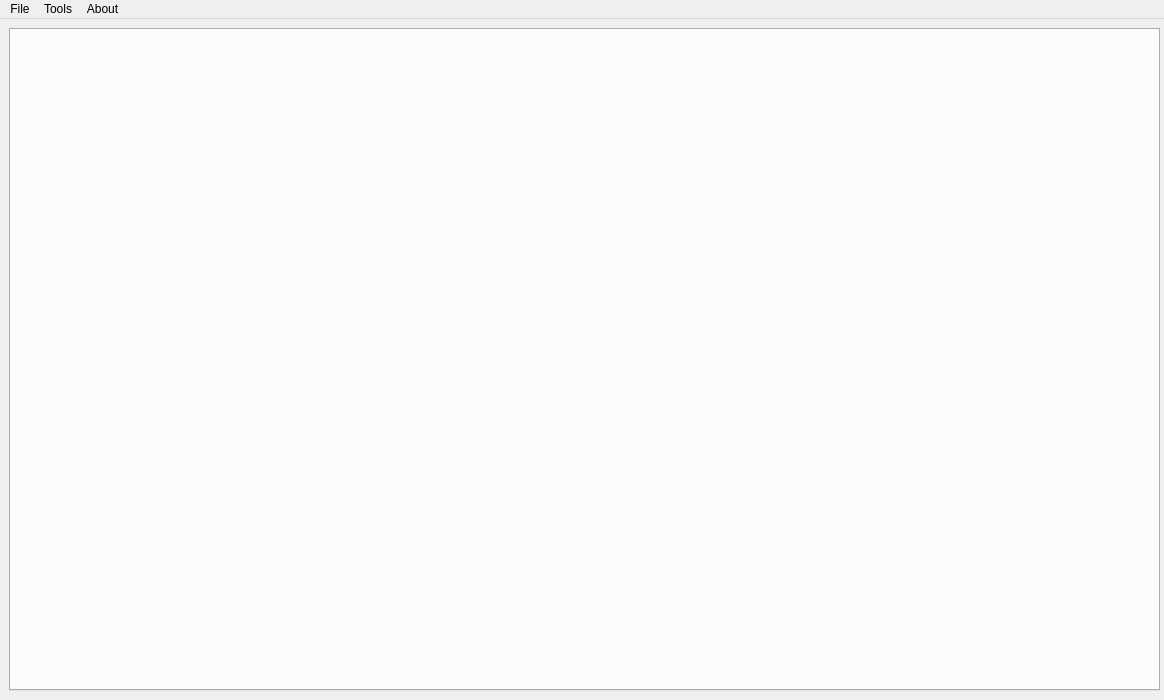
<?xml version="1.0" encoding="UTF-8"?>
<ui version="4.0">
 <class>SpoolMainWindow</class>
 <widget class="QMainWindow" name="SpoolMainWindow">
  <property name="windowModality">
   <enum>Qt::NonModal</enum>
  </property>
  <property name="geometry">
   <rect>
    <x>0</x>
    <y>0</y>
    <width>1164</width>
    <height>700</height>
   </rect>
  </property>
  <property name="sizePolicy">
   <sizepolicy hsizetype="Expanding" vsizetype="Expanding">
    <horstretch>0</horstretch>
    <verstretch>0</verstretch>
   </sizepolicy>
  </property>
  <property name="minimumSize">
   <size>
    <width>1000</width>
    <height>700</height>
   </size>
  </property>
  <property name="windowTitle">
   <string>Spool</string>
  </property>
  <widget class="QWidget" name="centralwidget">
   <property name="sizePolicy">
    <sizepolicy hsizetype="Expanding" vsizetype="Expanding">
     <horstretch>0</horstretch>
     <verstretch>0</verstretch>
    </sizepolicy>
   </property>
   <property name="minimumSize">
    <size>
     <width>700</width>
     <height>500</height>
    </size>
   </property>
   <property name="maximumSize">
    <size>
     <width>16777215</width>
     <height>16777215</height>
    </size>
   </property>
   <layout class="QHBoxLayout" name="horizontalLayout">
    <item>
     <widget class="QSplitter" name="splitter">
      <property name="sizePolicy">
       <sizepolicy hsizetype="Expanding" vsizetype="Expanding">
        <horstretch>1</horstretch>
        <verstretch>1</verstretch>
       </sizepolicy>
      </property>
      <property name="minimumSize">
       <size>
        <width>1151</width>
        <height>651</height>
       </size>
      </property>
      <property name="maximumSize">
       <size>
        <width>16777215</width>
        <height>16777215</height>
       </size>
      </property>
      <property name="orientation">
       <enum>Qt::Horizontal</enum>
      </property>
      <widget class="QTabWidget" name="tabs">
       <property name="enabled">
        <bool>true</bool>
       </property>
       <property name="sizePolicy">
        <sizepolicy hsizetype="Expanding" vsizetype="Expanding">
         <horstretch>0</horstretch>
         <verstretch>0</verstretch>
        </sizepolicy>
       </property>
       <property name="minimumSize">
        <size>
         <width>0</width>
         <height>0</height>
        </size>
       </property>
       <property name="maximumSize">
        <size>
         <width>16777215</width>
         <height>16777215</height>
        </size>
       </property>
       <property name="tabPosition">
        <enum>QTabWidget::North</enum>
       </property>
       <property name="tabShape">
        <enum>QTabWidget::Rounded</enum>
       </property>
       <property name="documentMode">
        <bool>false</bool>
       </property>
       <property name="movable">
        <bool>true</bool>
       </property>
      </widget>
     </widget>
    </item>
   </layout>
  </widget>
  <widget class="QMenuBar" name="menubar">
   <property name="geometry">
    <rect>
     <x>0</x>
     <y>0</y>
     <width>1164</width>
     <height>25</height>
    </rect>
   </property>
   <widget class="QMenu" name="menuActions">
    <property name="title">
     <string>File</string>
    </property>
    <addaction name="actionLoad_scene"/>
    <addaction name="actionLoad_config"/>
    <addaction name="actionSave_scene"/>
    <addaction name="actionSave_config"/>
    <addaction name="separator"/>
    <addaction name="actionImport_scene"/>
    <addaction name="actionExport_quadtree"/>
    <addaction name="actionExport_weights"/>
    <addaction name="separator"/>
    <addaction name="actionExit"/>
   </widget>
   <widget class="QMenu" name="menuAbout">
    <property name="title">
     <string>About</string>
    </property>
    <addaction name="actionHelp"/>
    <addaction name="actionAbout_Qt5"/>
    <addaction name="actionAbout_Spool"/>
   </widget>
   <widget class="QMenu" name="menuTools">
    <property name="title">
     <string>Tools</string>
    </property>
    <addaction name="actionTransect"/>
    <addaction name="separator"/>
    <addaction name="actionInspect_Noise"/>
    <addaction name="actionInspect_Weights"/>
    <addaction name="actionCalculate_WeightMatrix"/>
    <addaction name="separator"/>
    <addaction name="actionLog"/>
   </widget>
   <addaction name="menuActions"/>
   <addaction name="menuTools"/>
   <addaction name="menuAbout"/>
  </widget>
  <action name="actionExit">
   <property name="icon">
    <iconset theme="application-exit">
     <normaloff/>
    </iconset>
   </property>
   <property name="text">
    <string>Exit</string>
   </property>
   <property name="shortcut">
    <string>Ctrl+Q</string>
   </property>
  </action>
  <action name="actionAbout_Spool">
   <property name="enabled">
    <bool>true</bool>
   </property>
   <property name="icon">
    <iconset theme="help-about">
     <normaloff/>
    </iconset>
   </property>
   <property name="text">
    <string>About spool</string>
   </property>
  </action>
  <action name="actionHelp">
   <property name="enabled">
    <bool>true</bool>
   </property>
   <property name="icon">
    <iconset theme="help-contents">
     <normaloff/>
    </iconset>
   </property>
   <property name="text">
    <string>Online help</string>
   </property>
   <property name="toolTip">
    <string>http://pyrocko.org</string>
   </property>
   <property name="shortcut">
    <string>F1</string>
   </property>
  </action>
  <action name="actionSave_scene">
   <property name="text">
    <string>Save scene</string>
   </property>
   <property name="toolTip">
    <string>Scene.save(filename)</string>
   </property>
   <property name="shortcut">
    <string>Ctrl+S</string>
   </property>
  </action>
  <action name="actionSave_config">
   <property name="icon">
    <iconset theme="document-export">
     <normaloff/>
    </iconset>
   </property>
   <property name="text">
    <string>Save scene config (*.yml)</string>
   </property>
   <property name="toolTip">
    <string>Scene.save_config(filename)</string>
   </property>
   <property name="shortcut">
    <string>Ctrl+Shift+S</string>
   </property>
  </action>
  <action name="actionLoad_scene">
   <property name="enabled">
    <bool>true</bool>
   </property>
   <property name="icon">
    <iconset theme="application-export">
     <normaloff/>
    </iconset>
   </property>
   <property name="text">
    <string>Load scene</string>
   </property>
   <property name="shortcut">
    <string>Ctrl+O</string>
   </property>
  </action>
  <action name="actionLoad_config">
   <property name="enabled">
    <bool>true</bool>
   </property>
   <property name="icon">
    <iconset theme="document-import">
     <normaloff/>
    </iconset>
   </property>
   <property name="text">
    <string>Load scene config</string>
   </property>
   <property name="toolTip">
    <string>Scene.load_config(filename)</string>
   </property>
   <property name="shortcut">
    <string>Ctrl+Shift+O</string>
   </property>
  </action>
  <action name="actionTransect">
   <property name="enabled">
    <bool>false</bool>
   </property>
   <property name="text">
    <string notr="true">Scene Transect</string>
   </property>
   <property name="iconText">
    <string>Scene Transect</string>
   </property>
  </action>
  <action name="actionExport_quadtree">
   <property name="icon">
    <iconset theme="application-export">
     <normaloff/>
    </iconset>
   </property>
   <property name="text">
    <string>Export quadtree</string>
   </property>
   <property name="toolTip">
    <string>Scene.quadtree.export(filename)</string>
   </property>
  </action>
  <action name="actionLog">
   <property name="checkable">
    <bool>false</bool>
   </property>
   <property name="text">
    <string>Logger</string>
   </property>
   <property name="iconText">
    <string>Logger</string>
   </property>
   <property name="toolTip">
    <string>Scene._log</string>
   </property>
   <property name="shortcut">
    <string>Ctrl+L</string>
   </property>
  </action>
  <action name="actionInspect_Noise">
   <property name="enabled">
    <bool>false</bool>
   </property>
   <property name="text">
    <string>Inspect noise</string>
   </property>
   <property name="iconText">
    <string>Noise inspection</string>
   </property>
   <property name="toolTip">
    <string>Scene.Covariance noise_data</string>
   </property>
   <property name="shortcut">
    <string>Ctrl+N</string>
   </property>
  </action>
  <action name="actionImport_scene">
   <property name="enabled">
    <bool>true</bool>
   </property>
   <property name="text">
    <string>Import scene</string>
   </property>
   <property name="toolTip">
    <string>Import Data from Gamma, ISCE, GMT5SAR, Matlab
&lt;b&gt;Scene.import_data(filename)&lt;/b&gt;</string>
   </property>
   <property name="shortcut">
    <string>Ctrl+I</string>
   </property>
  </action>
  <action name="actionExport_weights">
   <property name="icon">
    <iconset theme="application-export">
     <normaloff/>
    </iconset>
   </property>
   <property name="text">
    <string>Export weight matrix</string>
   </property>
   <property name="toolTip">
    <string>Covariance.export_weight_matrix(filename)</string>
   </property>
  </action>
  <action name="actionInspect_Weights">
   <property name="enabled">
    <bool>false</bool>
   </property>
   <property name="text">
    <string>Inspect covariance/weight matrix</string>
   </property>
   <property name="toolTip">
    <string>Inspect focal weight matrix</string>
   </property>
  </action>
  <action name="actionCovariance_Noise_Synthetic">
   <property name="enabled">
    <bool>false</bool>
   </property>
   <property name="text">
    <string>Covariance Synthetic Noise</string>
   </property>
  </action>
  <action name="actionCalculate_WeightMatrix">
   <property name="enabled">
    <bool>false</bool>
   </property>
   <property name="text">
    <string>Calculate covariance/weight matrix</string>
   </property>
   <property name="iconText">
    <string>Calculate covariance/weight matrix</string>
   </property>
   <property name="toolTip">
    <string>Calculate comlete covariance and weight matrix (Covaraince.weight_matrix)</string>
   </property>
  </action>
  <action name="actionAbout_Qt5">
   <property name="text">
    <string>About Qt5</string>
   </property>
  </action>
 </widget>
 <resources/>
 <connections>
  <connection>
   <sender>actionExit</sender>
   <signal>triggered()</signal>
   <receiver>SpoolMainWindow</receiver>
   <slot>close()</slot>
   <hints>
    <hint type="sourcelabel">
     <x>-1</x>
     <y>-1</y>
    </hint>
    <hint type="destinationlabel">
     <x>581</x>
     <y>349</y>
    </hint>
   </hints>
  </connection>
 </connections>
</ui>
